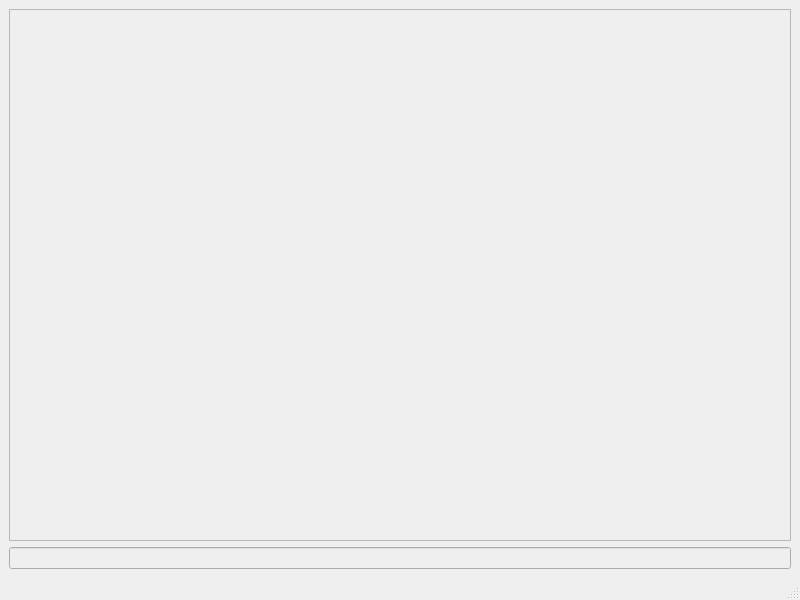
<?xml version="1.0" encoding="UTF-8"?>
<ui version="4.0">
 <class>InterpretatorWidget</class>
 <widget class="QMainWindow" name="InterpretatorWidget">
  <property name="geometry">
   <rect>
    <x>0</x>
    <y>0</y>
    <width>800</width>
    <height>600</height>
   </rect>
  </property>
  <property name="windowTitle">
   <string>Интерпретатор</string>
  </property>
  <widget class="QWidget" name="centralwidget">
   <layout class="QVBoxLayout" name="verticalLayout" stretch="3,1">
    <item>
     <widget class="QScrollArea" name="scrollArea">
      <property name="widgetResizable">
       <bool>true</bool>
      </property>
      <property name="alignment">
       <set>Qt::AlignBottom|Qt::AlignLeading|Qt::AlignLeft</set>
      </property>
      <widget class="QWidget" name="scrollAreaWidgetContents">
       <property name="geometry">
        <rect>
         <x>0</x>
         <y>0</y>
         <width>776</width>
         <height>389</height>
        </rect>
       </property>
       <layout class="QVBoxLayout" name="verticalLayout_2">
        <item>
         <widget class="QLabel" name="output">
          <property name="autoFillBackground">
           <bool>true</bool>
          </property>
          <property name="text">
           <string/>
          </property>
          <property name="alignment">
           <set>Qt::AlignLeading|Qt::AlignLeft|Qt::AlignTop</set>
          </property>
          <property name="wordWrap">
           <bool>true</bool>
          </property>
         </widget>
        </item>
       </layout>
      </widget>
     </widget>
    </item>
    <item>
     <layout class="QHBoxLayout" name="horizontalLayout">
      <item>
       <widget class="ExtendedLineEdit" name="input">
        <property name="enabled">
         <bool>false</bool>
        </property>
       </widget>
      </item>
     </layout>
    </item>
   </layout>
  </widget>
  <widget class="QMenuBar" name="menubar">
   <property name="geometry">
    <rect>
     <x>0</x>
     <y>0</y>
     <width>800</width>
     <height>25</height>
    </rect>
   </property>
  </widget>
  <widget class="QStatusBar" name="statusbar"/>
 </widget>
 <customwidgets>
  <customwidget>
   <class>ExtendedLineEdit</class>
   <extends>QLineEdit</extends>
   <header>Interpretator/ExtendedLineEdit.h</header>
  </customwidget>
 </customwidgets>
 <resources/>
 <connections/>
</ui>
